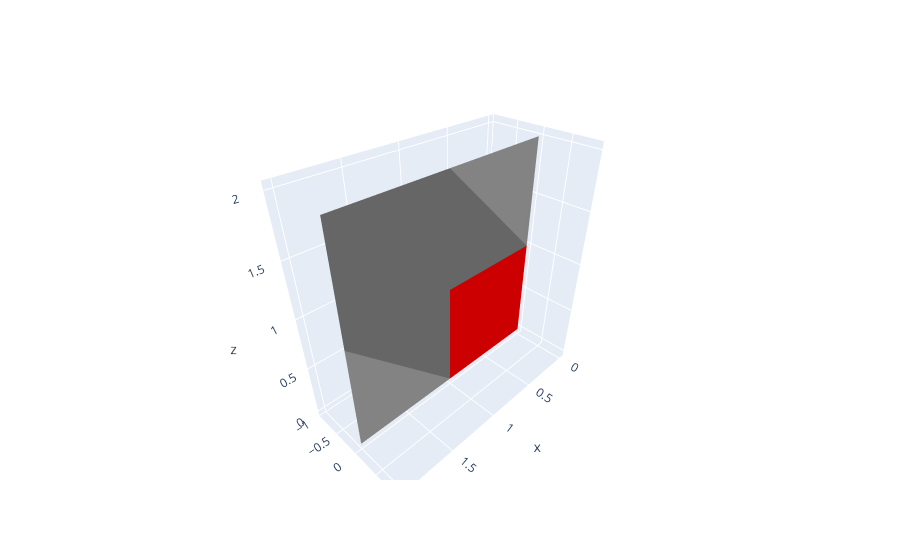

The notebook cell this image was saved under:
### Code cell
import plotly.graph_objects as go

# Define the vertices
x = [0, 1, 2, 0, 1, 2, 0, 1, 2]
y = [0] * 9
z = [0, 0, 0, 1, 1, 1, 2, 2, 2]

fig = go.Figure(data=[
    go.Mesh3d(
        x=x,
        y=y,
        z=z,
        i=[0, 0, 1, 1, 3, 3, 4, 4],
        j=[1, 3, 2, 4, 4, 6, 5, 7],
        k=[4, 4, 5, 5, 7, 7, 8, 8],
        facecolor=['red', 'red'],
        opacity=1
    )
])

fig.show()

### Figure 1 — Plotly figure (JSON) as saved in the notebook; plotly's stock layout.template omitted (floating-point values rounded to 4 significant figures)
{"data": [{"facecolor": ["red", "red"], "i": [0, 0, 1, 1, 3, 3, 4, 4], "j": [1, 3, 2, 4, 4, 6, 5, 7], "k": [4, 4, 5, 5, 7, 7, 8, 8], "opacity": 1, "type": "mesh3d", "x": [0, 1, 2, 0, 1, 2, 0, 1, 2], "y": [0, 0, 0, 0, 0, 0, 0, 0, 0], "z": [0, 0, 0, 1, 1, 1, 2, 2, 2]}], "layout": {}}
